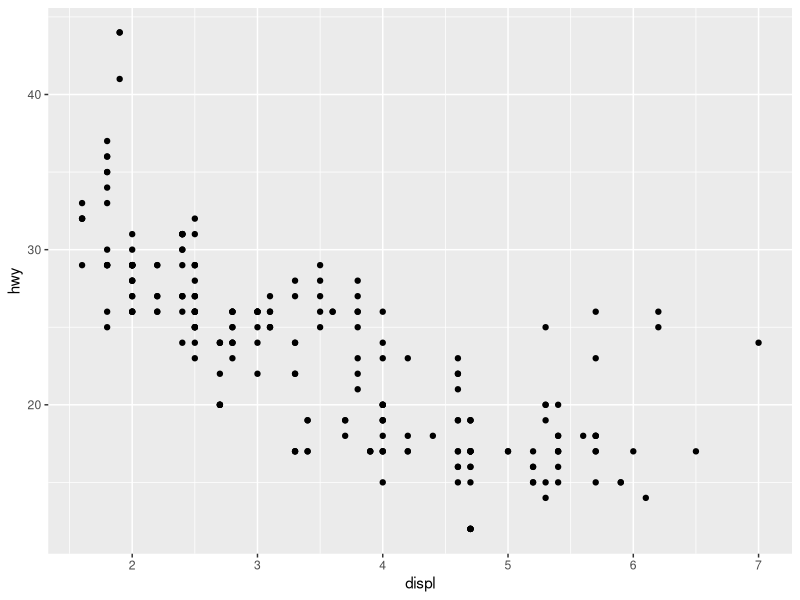
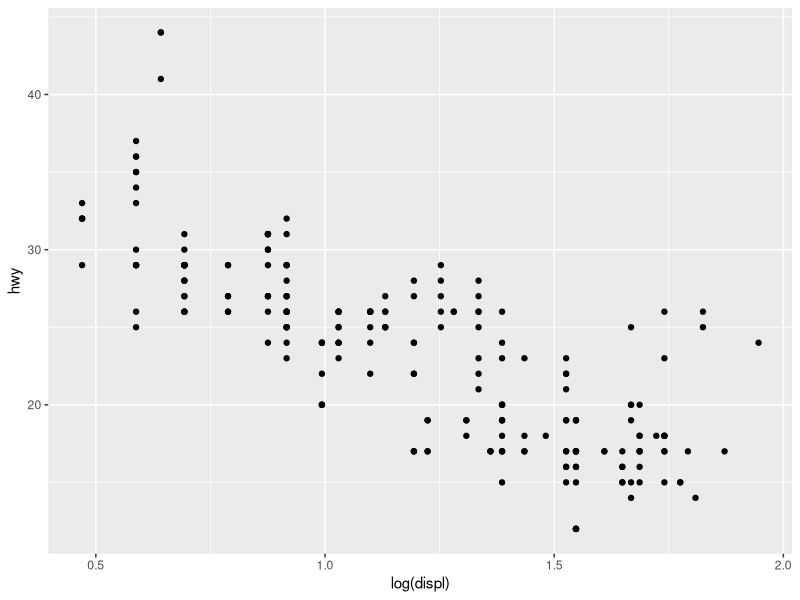
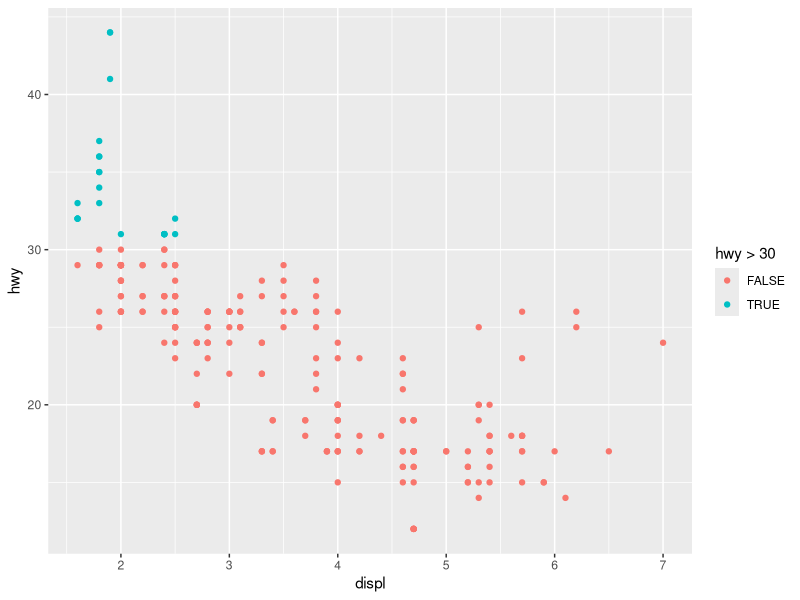
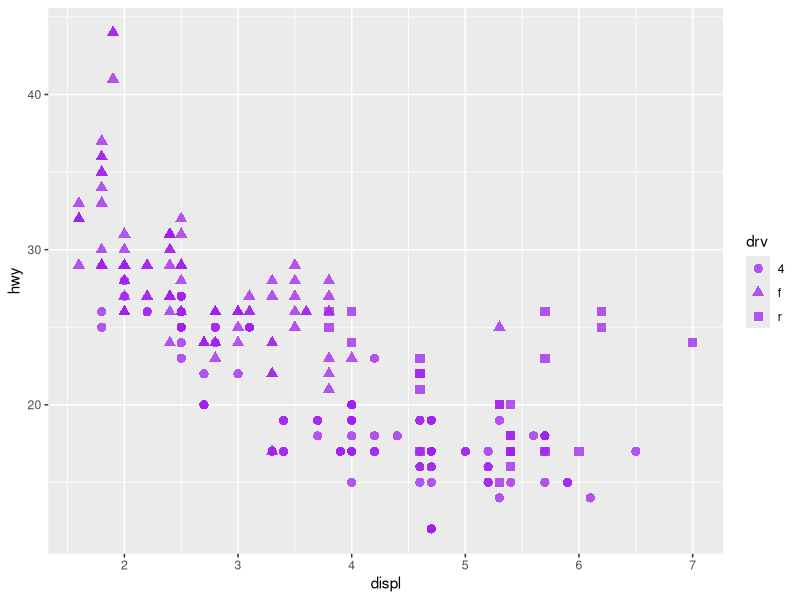

Generate these figures, in order, with R:
## ---- chunk 1
library(ggplot2)
library(dplyr)
library(knitr)
## ---- chunk 2
mpg_preview <- mpg |>
  select(manufacturer, displ, hwy, class, drv) |>
  slice(1:6)

kable(mpg_preview)
## ---- chunk 3
visual_xy <- mpg |>
  transmute(x = displ, y = hwy) |>
  slice(1:6)

kable(visual_xy)
## ---- chunk 4
ggplot(mpg, aes(x = displ, y = hwy)) +
  geom_point()
## ---- chunk 5
visual_log <- mpg |>
  transmute(x = log(displ), y = hwy) |>
  slice(1:6)

kable(visual_log, digits = 3)
## ---- chunk 6
ggplot(mpg, aes(x = log(displ), y = hwy)) +
  geom_point()
## ---- chunk 7
visual_flag <- mpg |>
  transmute(
    x = displ,
    y = hwy,
    color = hwy > 30
  ) |>
  slice(1:6)

kable(visual_flag)
## ---- chunk 8
ggplot(mpg, aes(x = displ, y = hwy, color = hwy > 30)) +
  geom_point()
## ---- chunk 9
visual_shape <- mpg |>
  transmute(
    x = displ,
    y = hwy,
    shape = drv
  ) |>
  slice(1:6)

kable(visual_shape)
## ---- chunk 10
ggplot(mpg, aes(x = displ, y = hwy, shape = drv)) +
  geom_point(color = "purple", alpha = 0.75, size = 2.8)
